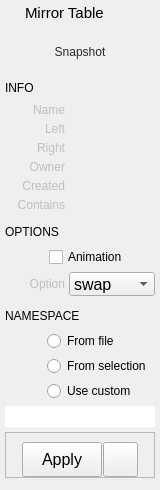
<?xml version="1.0" encoding="UTF-8"?>
<ui version="4.0">
 <class>Form</class>
 <widget class="QWidget" name="Form">
  <property name="geometry">
   <rect>
    <x>0</x>
    <y>0</y>
    <width>160</width>
    <height>490</height>
   </rect>
  </property>
  <property name="sizePolicy">
   <sizepolicy hsizetype="Preferred" vsizetype="Preferred">
    <horstretch>0</horstretch>
    <verstretch>0</verstretch>
   </sizepolicy>
  </property>
  <property name="minimumSize">
   <size>
    <width>160</width>
    <height>490</height>
   </size>
  </property>
  <property name="maximumSize">
   <size>
    <width>300</width>
    <height>16777215</height>
   </size>
  </property>
  <property name="windowTitle">
   <string>Form</string>
  </property>
  <property name="styleSheet">
   <string notr="true">QComboBox, QLineEdit {
	font-size: 16px;
}
</string>
  </property>
  <layout class="QVBoxLayout" name="verticalLayout">
   <property name="spacing">
    <number>5</number>
   </property>
   <property name="leftMargin">
    <number>5</number>
   </property>
   <property name="topMargin">
    <number>2</number>
   </property>
   <property name="rightMargin">
    <number>5</number>
   </property>
   <property name="bottomMargin">
    <number>2</number>
   </property>
   <item>
    <layout class="QHBoxLayout" name="horizontalLayout_18">
     <property name="leftMargin">
      <number>2</number>
     </property>
     <property name="topMargin">
      <number>2</number>
     </property>
     <property name="rightMargin">
      <number>2</number>
     </property>
     <property name="bottomMargin">
      <number>0</number>
     </property>
     <item>
      <widget class="QLabel" name="label_6">
       <property name="maximumSize">
        <size>
         <width>13</width>
         <height>13</height>
        </size>
       </property>
       <property name="text">
        <string/>
       </property>
       <property name="pixmap">
        <pixmap>../images/mirrortable2.png</pixmap>
       </property>
       <property name="scaledContents">
        <bool>true</bool>
       </property>
      </widget>
     </item>
     <item>
      <widget class="QLabel" name="label_2">
       <property name="font">
        <font>
         <family>Arial</family>
         <pointsize>11</pointsize>
         <weight>50</weight>
         <bold>false</bold>
        </font>
       </property>
       <property name="text">
        <string>Mirror Table</string>
       </property>
      </widget>
     </item>
    </layout>
   </item>
   <item>
    <layout class="QHBoxLayout" name="horizontalLayout_14">
     <property name="spacing">
      <number>0</number>
     </property>
     <property name="topMargin">
      <number>0</number>
     </property>
     <property name="bottomMargin">
      <number>0</number>
     </property>
     <item>
      <widget class="QLabel" name="label_9">
       <property name="minimumSize">
        <size>
         <width>0</width>
         <height>0</height>
        </size>
       </property>
       <property name="maximumSize">
        <size>
         <width>0</width>
         <height>16777215</height>
        </size>
       </property>
       <property name="text">
        <string/>
       </property>
      </widget>
     </item>
     <item>
      <widget class="QFrame" name="iconFrame_2">
       <property name="sizePolicy">
        <sizepolicy hsizetype="Expanding" vsizetype="Expanding">
         <horstretch>0</horstretch>
         <verstretch>1</verstretch>
        </sizepolicy>
       </property>
       <property name="minimumSize">
        <size>
         <width>50</width>
         <height>50</height>
        </size>
       </property>
       <property name="maximumSize">
        <size>
         <width>150</width>
         <height>150</height>
        </size>
       </property>
       <property name="styleSheet">
        <string notr="true"/>
       </property>
       <property name="frameShape">
        <enum>QFrame::NoFrame</enum>
       </property>
       <property name="frameShadow">
        <enum>QFrame::Plain</enum>
       </property>
       <property name="lineWidth">
        <number>0</number>
       </property>
       <layout class="QVBoxLayout" name="verticalLayout_4">
        <property name="spacing">
         <number>0</number>
        </property>
        <property name="margin">
         <number>0</number>
        </property>
        <item>
         <widget class="QToolButton" name="snapshotButton">
          <property name="enabled">
           <bool>true</bool>
          </property>
          <property name="sizePolicy">
           <sizepolicy hsizetype="Expanding" vsizetype="Expanding">
            <horstretch>0</horstretch>
            <verstretch>1</verstretch>
           </sizepolicy>
          </property>
          <property name="minimumSize">
           <size>
            <width>0</width>
            <height>0</height>
           </size>
          </property>
          <property name="maximumSize">
           <size>
            <width>150</width>
            <height>150</height>
           </size>
          </property>
          <property name="toolTip">
           <string>Take snapshot</string>
          </property>
          <property name="layoutDirection">
           <enum>Qt::LeftToRight</enum>
          </property>
          <property name="styleSheet">
           <string notr="true">color: rgb(40, 40, 40);
border: 1px solid rgb(0, 0, 0, 0);
background-color: rgb(254, 255, 230, 0);</string>
          </property>
          <property name="text">
           <string>Snapshot</string>
          </property>
          <property name="icon">
           <iconset>
            <normaloff>../images/camera.png</normaloff>../images/camera.png</iconset>
          </property>
          <property name="iconSize">
           <size>
            <width>176</width>
            <height>180</height>
           </size>
          </property>
          <property name="popupMode">
           <enum>QToolButton::InstantPopup</enum>
          </property>
          <property name="toolButtonStyle">
           <enum>Qt::ToolButtonIconOnly</enum>
          </property>
          <property name="autoRaise">
           <bool>false</bool>
          </property>
         </widget>
        </item>
       </layout>
      </widget>
     </item>
    </layout>
   </item>
   <item>
    <layout class="QHBoxLayout" name="horizontalLayout_7">
     <property name="topMargin">
      <number>0</number>
     </property>
     <item>
      <widget class="QLabel" name="label_8">
       <property name="minimumSize">
        <size>
         <width>100</width>
         <height>0</height>
        </size>
       </property>
       <property name="maximumSize">
        <size>
         <width>200</width>
         <height>16777215</height>
        </size>
       </property>
       <property name="font">
        <font>
         <family>Arial</family>
         <pointsize>9</pointsize>
         <weight>50</weight>
         <bold>false</bold>
        </font>
       </property>
       <property name="text">
        <string>INFO</string>
       </property>
      </widget>
     </item>
     <item>
      <spacer name="horizontalSpacer_2">
       <property name="orientation">
        <enum>Qt::Horizontal</enum>
       </property>
       <property name="sizeHint" stdset="0">
        <size>
         <width>40</width>
         <height>20</height>
        </size>
       </property>
      </spacer>
     </item>
    </layout>
   </item>
   <item>
    <layout class="QHBoxLayout" name="horizontalLayout">
     <property name="spacing">
      <number>6</number>
     </property>
     <property name="topMargin">
      <number>0</number>
     </property>
     <item>
      <widget class="QLabel" name="label">
       <property name="enabled">
        <bool>false</bool>
       </property>
       <property name="sizePolicy">
        <sizepolicy hsizetype="Fixed" vsizetype="Preferred">
         <horstretch>0</horstretch>
         <verstretch>0</verstretch>
        </sizepolicy>
       </property>
       <property name="minimumSize">
        <size>
         <width>60</width>
         <height>0</height>
        </size>
       </property>
       <property name="maximumSize">
        <size>
         <width>60</width>
         <height>16777215</height>
        </size>
       </property>
       <property name="text">
        <string>Name</string>
       </property>
       <property name="alignment">
        <set>Qt::AlignRight|Qt::AlignTrailing|Qt::AlignVCenter</set>
       </property>
      </widget>
     </item>
     <item>
      <widget class="QLabel" name="name">
       <property name="enabled">
        <bool>true</bool>
       </property>
       <property name="sizePolicy">
        <sizepolicy hsizetype="Ignored" vsizetype="Preferred">
         <horstretch>0</horstretch>
         <verstretch>0</verstretch>
        </sizepolicy>
       </property>
       <property name="text">
        <string/>
       </property>
      </widget>
     </item>
    </layout>
   </item>
   <item>
    <layout class="QHBoxLayout" name="horizontalLayout_4">
     <property name="spacing">
      <number>6</number>
     </property>
     <property name="topMargin">
      <number>0</number>
     </property>
     <item>
      <widget class="QLabel" name="label_4">
       <property name="enabled">
        <bool>false</bool>
       </property>
       <property name="sizePolicy">
        <sizepolicy hsizetype="Fixed" vsizetype="Preferred">
         <horstretch>0</horstretch>
         <verstretch>0</verstretch>
        </sizepolicy>
       </property>
       <property name="minimumSize">
        <size>
         <width>60</width>
         <height>0</height>
        </size>
       </property>
       <property name="maximumSize">
        <size>
         <width>60</width>
         <height>16777215</height>
        </size>
       </property>
       <property name="text">
        <string>Left</string>
       </property>
       <property name="alignment">
        <set>Qt::AlignRight|Qt::AlignTrailing|Qt::AlignVCenter</set>
       </property>
      </widget>
     </item>
     <item>
      <widget class="QLabel" name="left">
       <property name="enabled">
        <bool>true</bool>
       </property>
       <property name="sizePolicy">
        <sizepolicy hsizetype="Ignored" vsizetype="Preferred">
         <horstretch>0</horstretch>
         <verstretch>0</verstretch>
        </sizepolicy>
       </property>
       <property name="text">
        <string/>
       </property>
      </widget>
     </item>
    </layout>
   </item>
   <item>
    <layout class="QHBoxLayout" name="horizontalLayout_13">
     <property name="spacing">
      <number>6</number>
     </property>
     <property name="topMargin">
      <number>0</number>
     </property>
     <item>
      <widget class="QLabel" name="label_5">
       <property name="enabled">
        <bool>false</bool>
       </property>
       <property name="sizePolicy">
        <sizepolicy hsizetype="Fixed" vsizetype="Preferred">
         <horstretch>0</horstretch>
         <verstretch>0</verstretch>
        </sizepolicy>
       </property>
       <property name="minimumSize">
        <size>
         <width>60</width>
         <height>0</height>
        </size>
       </property>
       <property name="maximumSize">
        <size>
         <width>60</width>
         <height>16777215</height>
        </size>
       </property>
       <property name="text">
        <string>Right</string>
       </property>
       <property name="alignment">
        <set>Qt::AlignRight|Qt::AlignTrailing|Qt::AlignVCenter</set>
       </property>
      </widget>
     </item>
     <item>
      <widget class="QLabel" name="right">
       <property name="enabled">
        <bool>true</bool>
       </property>
       <property name="sizePolicy">
        <sizepolicy hsizetype="Ignored" vsizetype="Preferred">
         <horstretch>0</horstretch>
         <verstretch>0</verstretch>
        </sizepolicy>
       </property>
       <property name="text">
        <string/>
       </property>
      </widget>
     </item>
    </layout>
   </item>
   <item>
    <layout class="QHBoxLayout" name="horizontalLayout_9">
     <property name="spacing">
      <number>6</number>
     </property>
     <property name="topMargin">
      <number>0</number>
     </property>
     <item>
      <widget class="QLabel" name="label_13">
       <property name="enabled">
        <bool>false</bool>
       </property>
       <property name="sizePolicy">
        <sizepolicy hsizetype="Fixed" vsizetype="Expanding">
         <horstretch>0</horstretch>
         <verstretch>0</verstretch>
        </sizepolicy>
       </property>
       <property name="minimumSize">
        <size>
         <width>60</width>
         <height>0</height>
        </size>
       </property>
       <property name="maximumSize">
        <size>
         <width>60</width>
         <height>500</height>
        </size>
       </property>
       <property name="text">
        <string>Owner</string>
       </property>
       <property name="alignment">
        <set>Qt::AlignRight|Qt::AlignTop|Qt::AlignTrailing</set>
       </property>
      </widget>
     </item>
     <item>
      <widget class="QLabel" name="owner">
       <property name="enabled">
        <bool>true</bool>
       </property>
       <property name="sizePolicy">
        <sizepolicy hsizetype="Ignored" vsizetype="Expanding">
         <horstretch>0</horstretch>
         <verstretch>0</verstretch>
        </sizepolicy>
       </property>
       <property name="minimumSize">
        <size>
         <width>0</width>
         <height>0</height>
        </size>
       </property>
       <property name="maximumSize">
        <size>
         <width>16777215</width>
         <height>16777215</height>
        </size>
       </property>
       <property name="styleSheet">
        <string notr="true"/>
       </property>
       <property name="text">
        <string/>
       </property>
       <property name="alignment">
        <set>Qt::AlignLeading|Qt::AlignLeft|Qt::AlignTop</set>
       </property>
       <property name="wordWrap">
        <bool>true</bool>
       </property>
      </widget>
     </item>
    </layout>
   </item>
   <item>
    <layout class="QHBoxLayout" name="horizontalLayout_11">
     <property name="spacing">
      <number>6</number>
     </property>
     <property name="topMargin">
      <number>0</number>
     </property>
     <item>
      <widget class="QLabel" name="label_14">
       <property name="enabled">
        <bool>false</bool>
       </property>
       <property name="sizePolicy">
        <sizepolicy hsizetype="Fixed" vsizetype="Expanding">
         <horstretch>0</horstretch>
         <verstretch>0</verstretch>
        </sizepolicy>
       </property>
       <property name="minimumSize">
        <size>
         <width>60</width>
         <height>0</height>
        </size>
       </property>
       <property name="maximumSize">
        <size>
         <width>60</width>
         <height>500</height>
        </size>
       </property>
       <property name="text">
        <string>Created</string>
       </property>
       <property name="alignment">
        <set>Qt::AlignRight|Qt::AlignTop|Qt::AlignTrailing</set>
       </property>
      </widget>
     </item>
     <item>
      <widget class="QLabel" name="created">
       <property name="enabled">
        <bool>true</bool>
       </property>
       <property name="sizePolicy">
        <sizepolicy hsizetype="Expanding" vsizetype="Expanding">
         <horstretch>0</horstretch>
         <verstretch>0</verstretch>
        </sizepolicy>
       </property>
       <property name="minimumSize">
        <size>
         <width>0</width>
         <height>0</height>
        </size>
       </property>
       <property name="maximumSize">
        <size>
         <width>16777215</width>
         <height>16777215</height>
        </size>
       </property>
       <property name="styleSheet">
        <string notr="true"/>
       </property>
       <property name="text">
        <string/>
       </property>
       <property name="alignment">
        <set>Qt::AlignLeading|Qt::AlignLeft|Qt::AlignTop</set>
       </property>
       <property name="wordWrap">
        <bool>true</bool>
       </property>
      </widget>
     </item>
    </layout>
   </item>
   <item>
    <layout class="QHBoxLayout" name="horizontalLayout_15">
     <property name="spacing">
      <number>6</number>
     </property>
     <property name="topMargin">
      <number>0</number>
     </property>
     <property name="bottomMargin">
      <number>0</number>
     </property>
     <item>
      <widget class="QLabel" name="label_15">
       <property name="enabled">
        <bool>false</bool>
       </property>
       <property name="sizePolicy">
        <sizepolicy hsizetype="Fixed" vsizetype="Expanding">
         <horstretch>0</horstretch>
         <verstretch>0</verstretch>
        </sizepolicy>
       </property>
       <property name="minimumSize">
        <size>
         <width>60</width>
         <height>0</height>
        </size>
       </property>
       <property name="maximumSize">
        <size>
         <width>60</width>
         <height>500</height>
        </size>
       </property>
       <property name="text">
        <string>Contains</string>
       </property>
       <property name="alignment">
        <set>Qt::AlignRight|Qt::AlignTop|Qt::AlignTrailing</set>
       </property>
      </widget>
     </item>
     <item>
      <widget class="QLabel" name="contains">
       <property name="enabled">
        <bool>true</bool>
       </property>
       <property name="sizePolicy">
        <sizepolicy hsizetype="Expanding" vsizetype="MinimumExpanding">
         <horstretch>0</horstretch>
         <verstretch>0</verstretch>
        </sizepolicy>
       </property>
       <property name="minimumSize">
        <size>
         <width>0</width>
         <height>0</height>
        </size>
       </property>
       <property name="maximumSize">
        <size>
         <width>16777215</width>
         <height>16777215</height>
        </size>
       </property>
       <property name="styleSheet">
        <string notr="true"/>
       </property>
       <property name="text">
        <string/>
       </property>
       <property name="alignment">
        <set>Qt::AlignLeading|Qt::AlignLeft|Qt::AlignTop</set>
       </property>
       <property name="wordWrap">
        <bool>true</bool>
       </property>
      </widget>
     </item>
    </layout>
   </item>
   <item>
    <layout class="QHBoxLayout" name="horizontalLayout_8">
     <property name="topMargin">
      <number>5</number>
     </property>
     <item>
      <widget class="QLabel" name="label_7">
       <property name="minimumSize">
        <size>
         <width>100</width>
         <height>0</height>
        </size>
       </property>
       <property name="maximumSize">
        <size>
         <width>200</width>
         <height>16777215</height>
        </size>
       </property>
       <property name="font">
        <font>
         <family>Arial</family>
         <pointsize>9</pointsize>
         <weight>50</weight>
         <bold>false</bold>
        </font>
       </property>
       <property name="text">
        <string>OPTIONS</string>
       </property>
      </widget>
     </item>
     <item>
      <spacer name="horizontalSpacer">
       <property name="orientation">
        <enum>Qt::Horizontal</enum>
       </property>
       <property name="sizeHint" stdset="0">
        <size>
         <width>40</width>
         <height>20</height>
        </size>
       </property>
      </spacer>
     </item>
    </layout>
   </item>
   <item>
    <layout class="QHBoxLayout" name="horizontalLayout_19">
     <property name="spacing">
      <number>2</number>
     </property>
     <property name="leftMargin">
      <number>0</number>
     </property>
     <property name="topMargin">
      <number>0</number>
     </property>
     <item>
      <widget class="QLabel" name="label_20">
       <property name="minimumSize">
        <size>
         <width>42</width>
         <height>0</height>
        </size>
       </property>
       <property name="maximumSize">
        <size>
         <width>42</width>
         <height>16777215</height>
        </size>
       </property>
       <property name="layoutDirection">
        <enum>Qt::LeftToRight</enum>
       </property>
       <property name="text">
        <string/>
       </property>
       <property name="alignment">
        <set>Qt::AlignRight|Qt::AlignTrailing|Qt::AlignVCenter</set>
       </property>
      </widget>
     </item>
     <item>
      <widget class="QCheckBox" name="mirrorAnimationCheckBox">
       <property name="text">
        <string>Animation</string>
       </property>
      </widget>
     </item>
    </layout>
   </item>
   <item>
    <layout class="QHBoxLayout" name="horizontalLayout_16">
     <property name="spacing">
      <number>2</number>
     </property>
     <property name="topMargin">
      <number>0</number>
     </property>
     <item>
      <widget class="QLabel" name="label_12">
       <property name="enabled">
        <bool>false</bool>
       </property>
       <property name="minimumSize">
        <size>
         <width>60</width>
         <height>0</height>
        </size>
       </property>
       <property name="maximumSize">
        <size>
         <width>60</width>
         <height>16777215</height>
        </size>
       </property>
       <property name="text">
        <string>Option</string>
       </property>
       <property name="alignment">
        <set>Qt::AlignRight|Qt::AlignTrailing|Qt::AlignVCenter</set>
       </property>
      </widget>
     </item>
     <item>
      <layout class="QHBoxLayout" name="horizontalLayout_17">
       <property name="spacing">
        <number>2</number>
       </property>
       <property name="leftMargin">
        <number>2</number>
       </property>
       <item>
        <widget class="QComboBox" name="mirrorOptionComboBox">
         <property name="sizePolicy">
          <sizepolicy hsizetype="Ignored" vsizetype="Fixed">
           <horstretch>0</horstretch>
           <verstretch>0</verstretch>
          </sizepolicy>
         </property>
         <property name="minimumSize">
          <size>
           <width>0</width>
           <height>24</height>
          </size>
         </property>
         <property name="maximumSize">
          <size>
           <width>1000</width>
           <height>24</height>
          </size>
         </property>
         <item>
          <property name="text">
           <string>swap</string>
          </property>
         </item>
         <item>
          <property name="text">
           <string>left to right</string>
          </property>
         </item>
         <item>
          <property name="text">
           <string>right to left</string>
          </property>
         </item>
        </widget>
       </item>
      </layout>
     </item>
    </layout>
   </item>
   <item>
    <layout class="QHBoxLayout" name="horizontalLayout_20">
     <property name="topMargin">
      <number>5</number>
     </property>
     <item>
      <widget class="QLabel" name="label_10">
       <property name="minimumSize">
        <size>
         <width>100</width>
         <height>0</height>
        </size>
       </property>
       <property name="maximumSize">
        <size>
         <width>100</width>
         <height>16777215</height>
        </size>
       </property>
       <property name="font">
        <font>
         <family>Arial</family>
         <pointsize>9</pointsize>
         <weight>50</weight>
         <bold>false</bold>
        </font>
       </property>
       <property name="text">
        <string>NAMESPACE</string>
       </property>
      </widget>
     </item>
     <item>
      <spacer name="horizontalSpacer_5">
       <property name="orientation">
        <enum>Qt::Horizontal</enum>
       </property>
       <property name="sizeHint" stdset="0">
        <size>
         <width>40</width>
         <height>20</height>
        </size>
       </property>
      </spacer>
     </item>
    </layout>
   </item>
   <item>
    <layout class="QHBoxLayout" name="horizontalLayout_5">
     <property name="spacing">
      <number>2</number>
     </property>
     <property name="leftMargin">
      <number>0</number>
     </property>
     <property name="topMargin">
      <number>0</number>
     </property>
     <item>
      <widget class="QLabel" name="label_16">
       <property name="minimumSize">
        <size>
         <width>40</width>
         <height>0</height>
        </size>
       </property>
       <property name="maximumSize">
        <size>
         <width>40</width>
         <height>16777215</height>
        </size>
       </property>
       <property name="layoutDirection">
        <enum>Qt::LeftToRight</enum>
       </property>
       <property name="text">
        <string/>
       </property>
       <property name="alignment">
        <set>Qt::AlignRight|Qt::AlignTrailing|Qt::AlignVCenter</set>
       </property>
      </widget>
     </item>
     <item>
      <widget class="QRadioButton" name="useFileNamespace">
       <property name="text">
        <string>From file</string>
       </property>
      </widget>
     </item>
    </layout>
   </item>
   <item>
    <layout class="QHBoxLayout" name="horizontalLayout_10">
     <property name="spacing">
      <number>2</number>
     </property>
     <property name="leftMargin">
      <number>0</number>
     </property>
     <property name="topMargin">
      <number>0</number>
     </property>
     <item>
      <widget class="QLabel" name="label_17">
       <property name="minimumSize">
        <size>
         <width>40</width>
         <height>0</height>
        </size>
       </property>
       <property name="maximumSize">
        <size>
         <width>40</width>
         <height>16777215</height>
        </size>
       </property>
       <property name="layoutDirection">
        <enum>Qt::LeftToRight</enum>
       </property>
       <property name="text">
        <string/>
       </property>
       <property name="alignment">
        <set>Qt::AlignRight|Qt::AlignTrailing|Qt::AlignVCenter</set>
       </property>
      </widget>
     </item>
     <item>
      <widget class="QRadioButton" name="useSelectionNamespace">
       <property name="text">
        <string>From selection</string>
       </property>
      </widget>
     </item>
    </layout>
   </item>
   <item>
    <layout class="QHBoxLayout" name="horizontalLayout_12">
     <property name="spacing">
      <number>2</number>
     </property>
     <property name="leftMargin">
      <number>0</number>
     </property>
     <property name="topMargin">
      <number>0</number>
     </property>
     <item>
      <widget class="QLabel" name="label_19">
       <property name="minimumSize">
        <size>
         <width>40</width>
         <height>0</height>
        </size>
       </property>
       <property name="maximumSize">
        <size>
         <width>40</width>
         <height>16777215</height>
        </size>
       </property>
       <property name="layoutDirection">
        <enum>Qt::LeftToRight</enum>
       </property>
       <property name="text">
        <string/>
       </property>
       <property name="alignment">
        <set>Qt::AlignRight|Qt::AlignTrailing|Qt::AlignVCenter</set>
       </property>
      </widget>
     </item>
     <item>
      <widget class="QRadioButton" name="useCustomNamespace">
       <property name="text">
        <string>Use custom</string>
       </property>
      </widget>
     </item>
    </layout>
   </item>
   <item>
    <layout class="QHBoxLayout" name="horizontalLayout_3">
     <property name="leftMargin">
      <number>0</number>
     </property>
     <property name="topMargin">
      <number>0</number>
     </property>
     <property name="rightMargin">
      <number>0</number>
     </property>
     <item>
      <widget class="QLineEdit" name="namespaceEdit">
       <property name="minimumSize">
        <size>
         <width>0</width>
         <height>0</height>
        </size>
       </property>
       <property name="frame">
        <bool>false</bool>
       </property>
      </widget>
     </item>
    </layout>
   </item>
   <item>
    <widget class="QFrame" name="previewButtons">
     <property name="frameShape">
      <enum>QFrame::StyledPanel</enum>
     </property>
     <property name="frameShadow">
      <enum>QFrame::Raised</enum>
     </property>
     <layout class="QHBoxLayout" name="horizontalLayout_6">
      <property name="spacing">
       <number>1</number>
      </property>
      <item>
       <spacer name="horizontalSpacer_3">
        <property name="orientation">
         <enum>Qt::Horizontal</enum>
        </property>
        <property name="sizeHint" stdset="0">
         <size>
          <width>40</width>
          <height>20</height>
         </size>
        </property>
       </spacer>
      </item>
      <item>
       <widget class="QPushButton" name="acceptButton">
        <property name="sizePolicy">
         <sizepolicy hsizetype="Preferred" vsizetype="Fixed">
          <horstretch>0</horstretch>
          <verstretch>0</verstretch>
         </sizepolicy>
        </property>
        <property name="minimumSize">
         <size>
          <width>80</width>
          <height>35</height>
         </size>
        </property>
        <property name="maximumSize">
         <size>
          <width>125</width>
          <height>35</height>
         </size>
        </property>
        <property name="font">
         <font>
          <family>Arial</family>
          <pointsize>12</pointsize>
          <weight>50</weight>
          <bold>false</bold>
         </font>
        </property>
        <property name="toolTip">
         <string/>
        </property>
        <property name="styleSheet">
         <string notr="true"/>
        </property>
        <property name="text">
         <string>Apply</string>
        </property>
       </widget>
      </item>
      <item>
       <widget class="QPushButton" name="selectionSetButton">
        <property name="minimumSize">
         <size>
          <width>35</width>
          <height>35</height>
         </size>
        </property>
        <property name="maximumSize">
         <size>
          <width>35</width>
          <height>16777215</height>
         </size>
        </property>
        <property name="text">
         <string/>
        </property>
        <property name="icon">
         <iconset>
          <normaloff>../images/selectionSet2.png</normaloff>../images/selectionSet2.png</iconset>
        </property>
        <property name="iconSize">
         <size>
          <width>25</width>
          <height>25</height>
         </size>
        </property>
       </widget>
      </item>
      <item>
       <spacer name="horizontalSpacer_4">
        <property name="orientation">
         <enum>Qt::Horizontal</enum>
        </property>
        <property name="sizeHint" stdset="0">
         <size>
          <width>40</width>
          <height>20</height>
         </size>
        </property>
       </spacer>
      </item>
     </layout>
    </widget>
   </item>
   <item>
    <widget class="QFrame" name="frame">
     <property name="sizePolicy">
      <sizepolicy hsizetype="Preferred" vsizetype="Expanding">
       <horstretch>0</horstretch>
       <verstretch>2</verstretch>
      </sizepolicy>
     </property>
     <property name="frameShape">
      <enum>QFrame::StyledPanel</enum>
     </property>
     <property name="frameShadow">
      <enum>QFrame::Raised</enum>
     </property>
    </widget>
   </item>
   <item>
    <widget class="QLabel" name="label_18">
     <property name="maximumSize">
      <size>
       <width>16777215</width>
       <height>0</height>
      </size>
     </property>
     <property name="text">
      <string/>
     </property>
    </widget>
   </item>
  </layout>
 </widget>
 <resources/>
 <connections/>
 <slots>
  <slot>snapshot()</slot>
  <slot>apply()</slot>
  <slot>edit()</slot>
  <slot>showContextMenu()</slot>
 </slots>
</ui>
